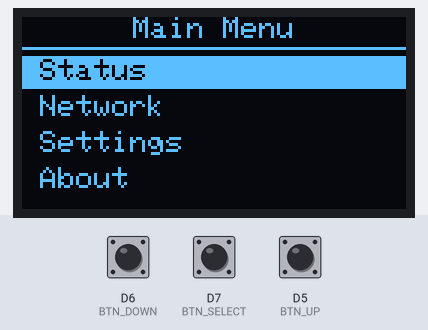
Simulated run of this sketch. Board: ESP8266 (NodeMCU). Parts: 128×64 one-colour display. The inputs (shaded band) are chosen by the test bench; at power-on: D6 (BTN_DOWN) HIGH, D5 (BTN_UP) HIGH, D7 (BTN_SELECT) HIGH.

Above: at 1.2 s.
1.3 s: D6 (BTN_DOWN) pulled LOW for 0.15 s
At 2.0 s:
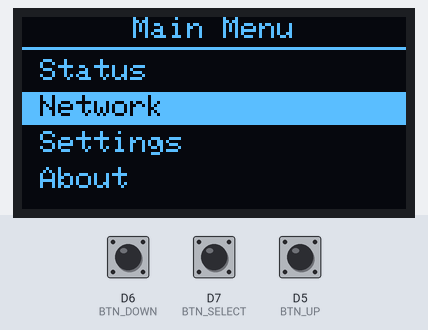
2.9 s: D6 (BTN_DOWN) pulled LOW for 1 s
At 3.2 s:
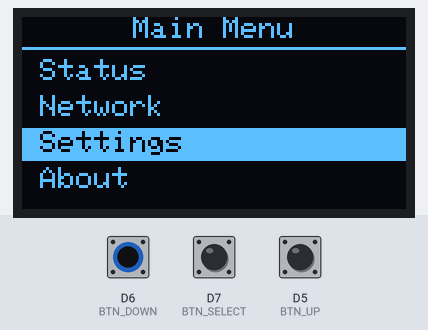
5.4 s: D6 (BTN_DOWN) pulled LOW for 0.15 s
At 6.3 s:
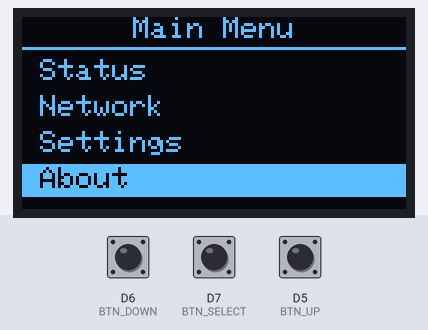
7.0 s: D6 (BTN_DOWN) pulled LOW for 3.2 s
At 7.6 s:
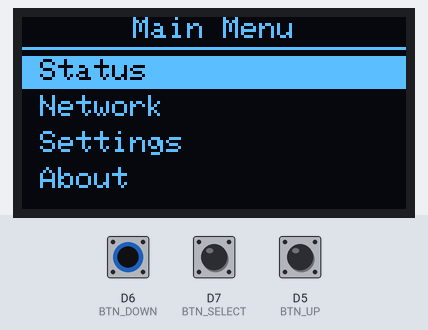
13.3 s: D5 (BTN_UP) pulled LOW for 0.15 s
At 14.8 s:
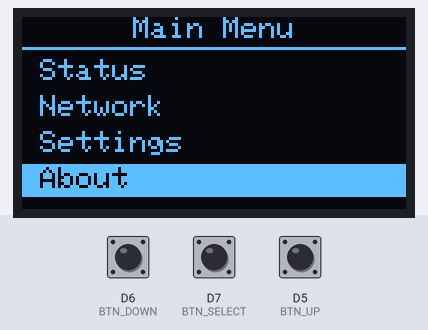
Timing chart, 0 to 15.9 s (numbered marks = the images above; inputs shaded):
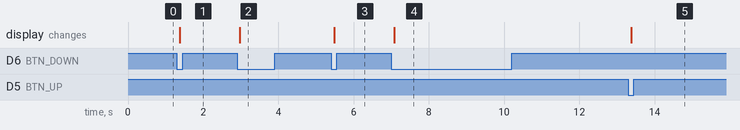

Measured:
- after the input at 1.3 s, the display: changes after 0.08 s (image 1)
- after the input at 2.9 s, the display: changes after 0.08 s (image 2)
- after the input at 5.4 s, the display: changes after 0.08 s (image 3)
- after the input at 7.0 s, the display: changes after 0.08 s (image 4)
- after the input at 13.3 s, the display: changes after 0.08 s (image 5)

The sketch:

OLED_Menu_UI.ino
```cpp
#include <Wire.h>
#include <Adafruit_SSD1306.h>
#include <Adafruit_GFX.h>

#define SCREEN_WIDTH 128
#define SCREEN_HEIGHT 64
#define OLED_RESET -1

#define BTN_UP D5
#define BTN_DOWN D6
#define BTN_SELECT D7

Adafruit_SSD1306 display(SCREEN_WIDTH, SCREEN_HEIGHT, &Wire, OLED_RESET);

struct Button {
  uint8_t pin;
  bool stableState;
  bool lastReading;
  bool pressed;
  unsigned long lastDebounceTime;
};

Button btnUp = { BTN_UP, HIGH, HIGH, false, 0 };
Button btnDown = { BTN_DOWN, HIGH, HIGH, false, 0 };
Button btnSelect = { BTN_SELECT, HIGH, HIGH, false, 0 };

const unsigned long debounceDelay = 50;

const char *menuItems[] = {
  "Status",
  "Network",
  "Settings",
  "About"
};

const uint8_t menuLength = sizeof(menuItems) / sizeof(menuItems[0]);
uint8_t selectedIndex = 0;

void readButton(Button &btn);
void readButtons();

void printMenu();

void setup() {
  Serial.begin(115200);

  pinMode(BTN_UP, INPUT_PULLUP);
  pinMode(BTN_DOWN, INPUT_PULLUP);
  pinMode(BTN_SELECT, INPUT_PULLUP);

  Wire.begin(4, 5);

  if (!display.begin(SSD1306_SWITCHCAPVCC, 0x3C)) {
    Serial.println("OLED init failed");
    while (true);
  }

  printMenu();
}

void loop() {
  readButtons();

  bool menuChanged = false;

  if (btnUp.pressed) {
    btnUp.pressed = false;

    if (selectedIndex == 0) {
      selectedIndex = menuLength - 1;
    } else {
      selectedIndex--;
    }

    menuChanged = true;
  }

  if (btnDown.pressed) {
    btnDown.pressed = false;

    selectedIndex = (selectedIndex + 1) % menuLength;
    menuChanged = true;
  }

  if (btnSelect.pressed) {
    btnSelect.pressed = false;

    Serial.print("Selected: ");
    Serial.println(menuItems[selectedIndex]);
  }

  if (menuChanged) {
    printMenu();
  }
}

void readButton(Button &btn) {
  bool reading = digitalRead(btn.pin);

  if (reading != btn.lastReading) {
    btn.lastDebounceTime = millis();
  }

  if ((unsigned long)(millis() - btn.lastDebounceTime) > debounceDelay) {
    if (reading != btn.stableState) {
      btn.stableState = reading;

      if (btn.stableState == LOW) {
        btn.pressed = true;
      }
    }
  }

  btn.lastReading = reading;
}

void readButtons() {
  readButton(btnUp);
  readButton(btnDown);
  readButton(btnSelect);
}

void printMenu() {
  display.clearDisplay();

  display.setTextSize(1);
  display.setTextColor(WHITE);

  const char *title = "Main Menu";

  int16_t x1, y1;
  uint16_t textWidth, textHeight;

  display.getTextBounds(title, 0, 0, &x1, &y1, &textWidth, &textHeight);
  display.setCursor((128 - textWidth) / 2, 0);
  display.print(title);

  display.drawLine(0, 10, SCREEN_WIDTH, 10, SSD1306_WHITE);

  for (uint8_t i = 0; i < menuLength; i++) {
    uint8_t y = 14 + i * 12;

    if (i == selectedIndex) {
      display.fillRect(0, y - 1, SCREEN_WIDTH, 11, SSD1306_WHITE);
      display.setTextColor(SSD1306_BLACK);
    } else {
      display.setTextColor(SSD1306_WHITE);
    }

    display.setCursor(6, y);
    display.println(menuItems[i]);
  }

  display.display();
}
```
